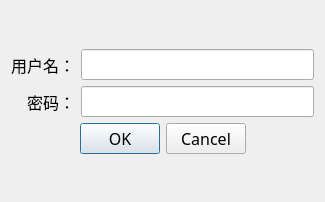
<?xml version="1.0" encoding="UTF-8"?>
<ui version="4.0">
 <class>LoginDialog</class>
 <widget class="QDialog" name="LoginDialog">
  <property name="geometry">
   <rect>
    <x>0</x>
    <y>0</y>
    <width>325</width>
    <height>202</height>
   </rect>
  </property>
  <property name="font">
   <font>
    <family>黑体</family>
    <pointsize>12</pointsize>
   </font>
  </property>
  <property name="windowTitle">
   <string>机房管理系统</string>
  </property>
  <layout class="QVBoxLayout" name="verticalLayout">
   <item>
    <spacer name="verticalSpacer_2">
     <property name="orientation">
      <enum>Qt::Vertical</enum>
     </property>
     <property name="sizeHint" stdset="0">
      <size>
       <width>20</width>
       <height>34</height>
      </size>
     </property>
    </spacer>
   </item>
   <item>
    <layout class="QGridLayout" name="gridLayout">
     <item row="0" column="0">
      <widget class="QLabel" name="label">
       <property name="text">
        <string>用户名：</string>
       </property>
       <property name="alignment">
        <set>Qt::AlignRight|Qt::AlignTrailing|Qt::AlignVCenter</set>
       </property>
      </widget>
     </item>
     <item row="0" column="1">
      <widget class="QLineEdit" name="userEdit"/>
     </item>
     <item row="1" column="0">
      <widget class="QLabel" name="label_2">
       <property name="text">
        <string>密码：</string>
       </property>
       <property name="alignment">
        <set>Qt::AlignRight|Qt::AlignTrailing|Qt::AlignVCenter</set>
       </property>
      </widget>
     </item>
     <item row="1" column="1">
      <widget class="QLineEdit" name="passwordEdit">
       <property name="echoMode">
        <enum>QLineEdit::Password</enum>
       </property>
      </widget>
     </item>
    </layout>
   </item>
   <item>
    <layout class="QHBoxLayout" name="horizontalLayout">
     <item>
      <spacer name="horizontalSpacer">
       <property name="orientation">
        <enum>Qt::Horizontal</enum>
       </property>
       <property name="sizeHint" stdset="0">
        <size>
         <width>40</width>
         <height>20</height>
        </size>
       </property>
      </spacer>
     </item>
     <item>
      <widget class="QDialogButtonBox" name="loginBtnBox">
       <property name="standardButtons">
        <set>QDialogButtonBox::Cancel|QDialogButtonBox::Ok</set>
       </property>
      </widget>
     </item>
     <item>
      <spacer name="horizontalSpacer_2">
       <property name="orientation">
        <enum>Qt::Horizontal</enum>
       </property>
       <property name="sizeHint" stdset="0">
        <size>
         <width>40</width>
         <height>20</height>
        </size>
       </property>
      </spacer>
     </item>
    </layout>
   </item>
   <item>
    <spacer name="verticalSpacer">
     <property name="orientation">
      <enum>Qt::Vertical</enum>
     </property>
     <property name="sizeHint" stdset="0">
      <size>
       <width>20</width>
       <height>35</height>
      </size>
     </property>
    </spacer>
   </item>
  </layout>
 </widget>
 <resources/>
 <connections/>
</ui>
